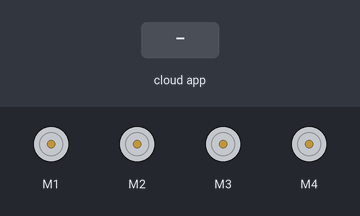
A sketch run on a simulated Arduino Uno, built with avr-gcc and run on an emulated ATmega328P. Shown: 4 × DC motor (green arrow = forward, orange = backward, longer = faster). Inputs (shaded band) come from the test bench. The ROS host is connected and sends only what is stated.

Above: at 1.2 s.
1.3 s: the phone or cloud app sets linear.x to 100
At 2.4 s:
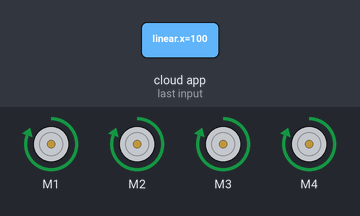
2.8 s: the phone or cloud app sets linear.x to -100
At 3.6 s:
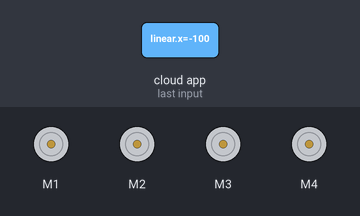
Timing chart, 0 to 5.8 s (numbered marks = the images above; inputs shaded):
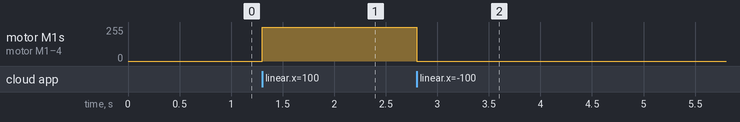

The sketch:

houseRobo_control.ino
```cpp
/**
 * Implementation references the following open source project file:
 * github src: https://github.com/XRobots/Navigation-Unit/blob/main/Arduino/openloopWheels/openloopWheels.ino
 *
 * Current implementation only allows vehicle to drive forwards and turn left
 * Future improvements:
 *  - Allow negative values for linear and angular velocities to enable vehicle to reverse and turn right.
 *    Loads on left and right side motors can then be evenly distributed for turning maneuvers.
 */

#include <AFMotor.h>
#include "ros.h"
#include <geometry_msgs/Twist.h>
#include <ros/time.h>
#include <math.h>

ros::NodeHandle nh;

// Motor Pin Setups
AF_DCMotor motor1(1, MOTOR12_1KHZ);
AF_DCMotor motor2(2, MOTOR12_1KHZ);
AF_DCMotor motor3(3, MOTOR34_1KHZ);
AF_DCMotor motor4(4, MOTOR34_1KHZ);

// cmd_vel from Ros navigation stack
float linear_vel_x;
float angular_vel_z;

unsigned long current_ms;
unsigned long previous_ms;
int loop_time = 50;
// Custom topic for no wheel encoder hack
geometry_msgs::Vector3 data;
ros::Publisher vector_pub("ard_vel_vector", &data);

// ROS callback function
void vel_callback(const geometry_msgs::Twist& vel)
{
    linear_vel_x = vel.linear.x; // linear velocity x set in range of [0, 0.3] m/s
    angular_vel_z = vel.angular.z; // angular velocity z set in the range [0, 1] rad/s
}
ros::Subscriber<geometry_msgs::Twist> sub("cmd_vel", vel_callback);


void setup() {
  // put your setup code here, to run once:
  nh.initNode();
  nh.subscribe(sub);
  nh.advertise(vector_pub);
}

void loop() {
  // put your main code here, to run repeatedly:
  nh.spinOnce();

  current_ms = millis();

  // Robot control for cmd_vel
  if ((current_ms - previous_ms) >= loop_time) {
    previous_ms = current_ms;

    if (linear_vel_x == 0 & angular_vel_z == 0) {
      //stop vehicle
      drive_left_wheels(0, RELEASE);
      drive_right_wheels(0, RELEASE);
    }
    else {
      // Equations from experimental estimates
      float ard_linear_vel_x = (500 * linear_vel_x) + 45;
      float ard_angular_vel_z = (4 * (180 / M_PI) * angular_vel_z) + 60;

      int ard_speed_left_wheels = round(ard_linear_vel_x);
      int ard_speed_right_wheels = ard_speed_left_wheels + round(ard_angular_vel_z);

      ard_speed_left_wheels = constrain(ard_speed_left_wheels, 0, 255);
      ard_speed_right_wheels = constrain(ard_speed_right_wheels, 0, 255);

      if (drive_left_wheels == 0 & drive_right_wheels > 0) { // turn left
        drive_left_wheels(ard_speed_left_wheels, RELEASE);
        drive_right_wheels(ard_speed_right_wheels, FORWARD);
      }
      else { // drive forwards
        drive_left_wheels(ard_speed_left_wheels, FORWARD);
        drive_right_wheels(ard_speed_right_wheels, FORWARD);
      }
    }
    data.x = linear_vel_x;
    data.y = 0.0;
    data.z = angular_vel_z;
    vector_pub.publish(&data);
  }
}


void drive_left_wheels(int speed, uint8_t cmd) {
  motor1.setSpeed(speed);
  motor1.run(cmd);
  motor2.setSpeed(speed);
  motor2.run(cmd);
}

void drive_right_wheels(int speed, uint8_t cmd) {
  motor3.setSpeed(speed);
  motor3.run(cmd);
  motor4.setSpeed(speed);
  motor4.run(cmd);
}
```

Measured:
- after the input at 1.3 s, motor M1–4: stopped → forward 255/255 at once
- after the input at 2.8 s, motor M1–4: forward 255/255 → stopped at once
